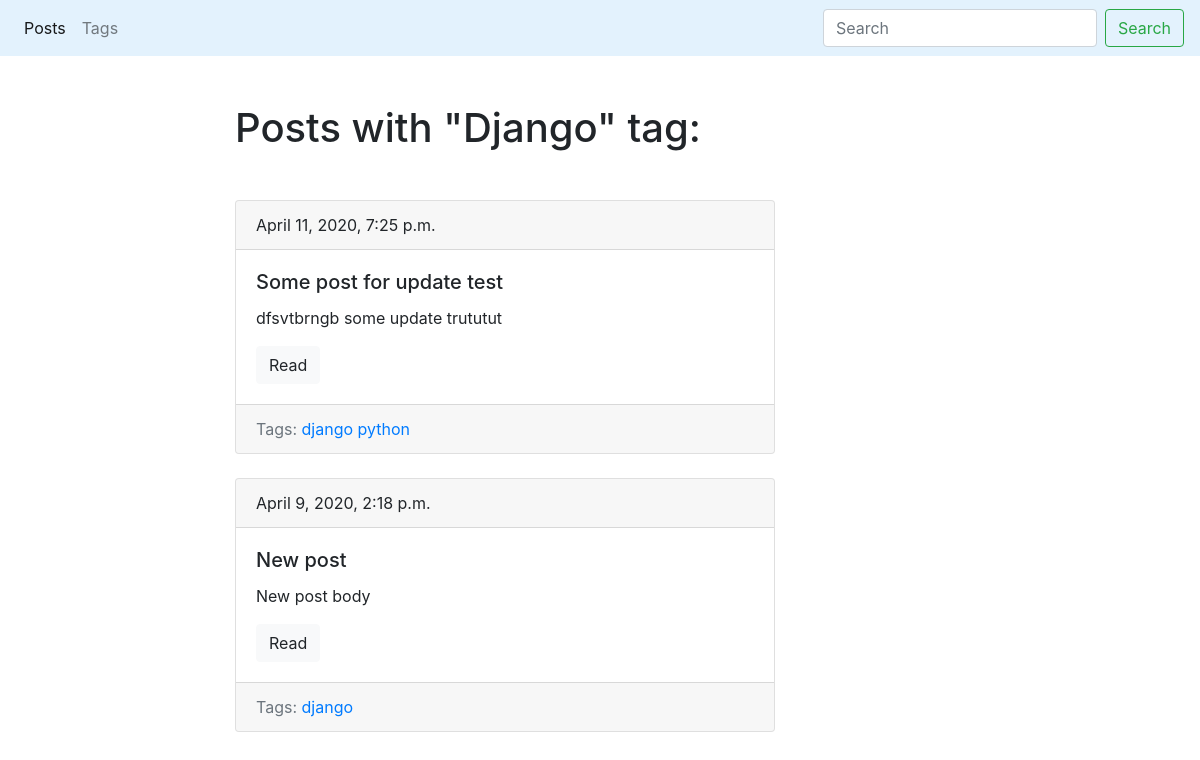
Screenshot of /blog/tag/django/ with the database file from the repository.
### blog/models.py (models this page shows, shortened)
class Tag(models.Model):
    title = models.CharField(max_length=150)
    slug = models.SlugField(max_length=150, unique=True)
    def get_absolute_url(self):
        return reverse('tag_detail_url', kwargs={'slug': self.slug})
    class Meta:
        ordering = ['title']

class Post(models.Model):
    title = models.CharField(max_length=150, db_index=True)
    slug = models.SlugField(max_length=150, blank=True, unique=True)
    body = models.TextField(blank=True, db_index=True)
    tags = models.ManyToManyField('Tag', blank=True, related_name='posts')
    date_pub = models.DateTimeField(auto_now_add=True)
    def get_absolute_url(self):
        return reverse('post_detail_url', kwargs={'slug': self.slug})
    class Meta:
        ordering = ['-date_pub']

### blog/views.py (the view)
# urls.py: path('tag/<str:slug>/', TagDetail.as_view(), name='tag_detail_url'),
class TagDetail(ObjectDetailMixin, View):
    model = Tag
    template = 'blog/tag_detail.html'

### blog/utils.py (called while the page is built)
    def get(self, request, slug):
        obj = get_object_or_404(self.model, slug__iexact=slug)
        return render(request, self.template, context={self.model.__name__.lower(): obj,
                                                       'admin_object': obj,
                                                       'detail': True})

### blog/templates/blog/tag_detail.html (shortened to what this page needs)
{% extends 'blog/base_blog.html' %}
{% block content %}
    <h1 class="mb-5">Posts with "{{ tag.title|title }}" tag:</h1>
    {% for post in tag.posts.all %}
        {% include 'blog/includes/post_card_template.html' %}
    {% endfor %}
{% endblock %}

### blog/templates/blog/base_blog.html (shortened to what this page needs)
{% extends 'base.html' %}

### templates/base.html (shortened to what this page needs)
{% load static %}
<!DOCTYPE html>
<html lang="en">
<head>
    <link rel="stylesheet" href="https://stackpath.bootstrapcdn.com/bootstrap/4.4.1/css/bootstrap.min.css"
>
    <link rel="stylesheet" href="{% static 'css/styles.css' %}">
</head>
<body>
    <nav class="navbar navbar-expand-lg navbar-light" style="background-color: #e3f2fd;">
        <div class="collapse navbar-collapse" id="navbarSupportedContent">
            <ul class="navbar-nav mr-auto">
                <li class="nav-item active">
                    <a class="nav-link" href="{% url 'posts_list_url' %}">Posts</span></a>
                </li>
                <li class="nav-item">
                    <a class="nav-link" href="{% url 'tags_list_url' %}">Tags</a>
                </li>
            </ul>
            <form class="form-inline my-2 my-lg-0" action="{% url 'posts_list_url' %}">
                <input class="form-control mr-sm-2" type="search" placeholder="Search" aria-label="Search" name="search">
                <button class="btn btn-outline-success my-2 my-sm-0" type="submit">Search</button>
            </form>
        </div>
    </nav>
    <div class="container mt-5">
        <div class="row">
            <div class="col-6 offset-md-2">
                {% block content %}{% endblock %}
            </div>
        </div>
    </div>
</body>
</html>

### blog/templates/blog/includes/post_card_template.html
<div class="card mb-4">
    <div class="card-header">
        {{ post.date_pub }}
    </div>
    <div class="card-body">
        <h5 class="card-title">{{ post.title }}</h5>
        <p class="card-text">{{ post.body|truncatewords:15 }}</p>
        <a href="{{ post.get_absolute_url }}" class="btn btn-light">Read</a>
    </div>
    <div class="card-footer text-muted">
        Tags:
        {% for tag in post.tags.all %}
            <a href="{{ tag.get_absolute_url }}">{{ tag.title }}</a>
        {% endfor %}
    </div>
</div>

### rows the page displays
Tag: title "Django", title "django"
Post: date_pub "April 11, 2020, 7:25 p.m.", title "Some post for update test", body "dfsvtbrngb some update trututut"
Tag: title "python"
Post: date_pub "April 9, 2020, 2:18 p.m.", title "New post", body "New post body"
